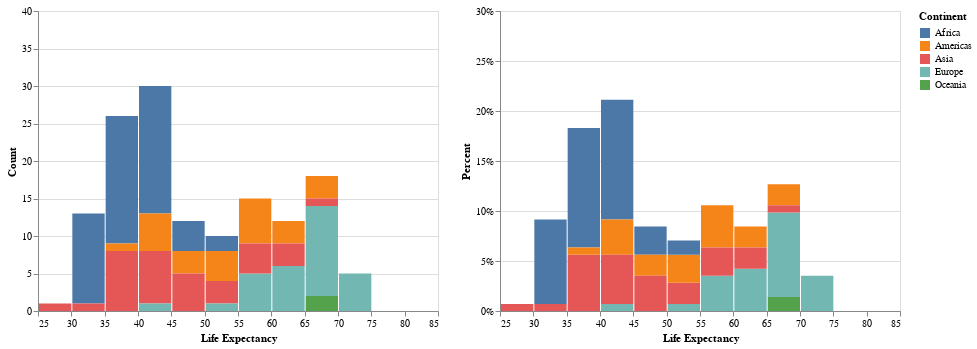

The notebook cell saved with this chart:
### Code cell
(LifeExpVal | LifeExpPct).add_selection(year_slider).transform_filter(year_slider)

### Figure 1 — Vega-Lite specification as saved in the notebook (floating-point values rounded to 4 significant figures; data arrays with more than 128 entries replaced by an {"elided": "..."} marker saying what was removed)
{"config": {"view": {"continuousWidth": 400, "continuousHeight": 300}}, "hconcat": [{"mark": "bar", "encoding": {"color": {"type": "nominal", "field": "Continent"}, "x": {"type": "quantitative", "bin": {"extent": [25, 85], "step": 5}, "field": "LifeExp", "title": "Life Expectancy"}, "y": {"type": "quantitative", "aggregate": "count", "scale": {"domain": [0, 40]}, "title": "Count"}}, "height": 300, "selection": {"Year": {"type": "single", "fields": ["Year"], "bind": {"input": "range", "max": 2007, "min": 1952, "name": "Year", "step": 5}, "init": {"Year": 1952}}}, "width": 400}, {"mark": "bar", "encoding": {"color": {"type": "nominal", "field": "Continent"}, "x": {"type": "quantitative", "bin": {"extent": [25, 85], "step": 5}, "field": "LifeExp", "title": "Life Expectancy"}, "y": {"type": "quantitative", "aggregate": "sum", "axis": {"format": ".0%"}, "field": "Percent", "scale": {"domain": [0, 0.3]}, "title": "Percent"}}, "height": 300, "selection": {"Year": {"type": "single", "fields": ["Year"], "bind": {"input": "range", "max": 2007, "min": 1952, "name": "Year", "step": 5}, "init": {"Year": 1952}}}, "transform": [{"joinaggregate": [{"op": "count", "field": "*", "as": "Total"}]}, {"calculate": "1 / datum.Total", "as": "Percent"}], "width": 400}], "data": {"name": "data-c71f4c25527080986b1b8fe289a863f4"}, "transform": [{"filter": {"selection": "Year"}}], "$schema": "https://vega.github.io/schema/vega-lite/v4.8.1.json", "datasets": {"data-c71f4c25527080986b1b8fe289a863f4": {"elided": "1704 records"}}}
